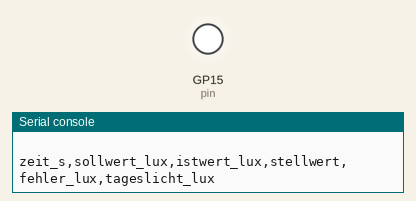
Bench run of a program on a simulated Raspberry Pi Pico running CircuitPython. Shown: output pins drawn as LEDs (lit = HIGH), the last lines printed to the serial console. Wiring (from the project's diagram.json): white LED on GP15, light sensor on GP26.

Above: at 0.05 s.
At 10.22 s:
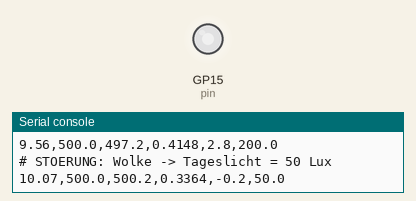
At 20.2 s:
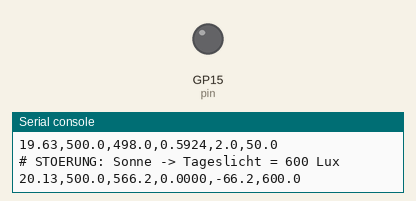
At 39.93 s:
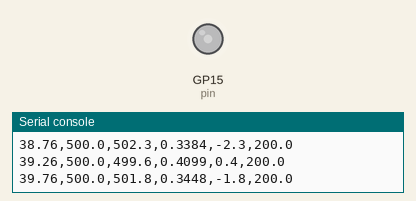
Timing chart, 0 to 40.0 s (numbered marks = the images above):
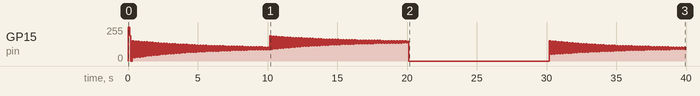

Measured:
- by itself, GP15 (pin): 0/255 → 255/255 at 0.01 s, → 188/255 0.10 s later, → 0/255 0.10 s later, → 151/255 0.10 s later, … (299 changes in this stretch)

The program:

code.py
```python
"""
Konstantlichtregelung nach VDI 3813 – mit geschlossenem Regelkreis
===================================================================

Problem in Wokwi:
  Der Fotoresistor wird über einen manuellen Slider gesteuert –
  es gibt KEINE physikalische Kopplung zwischen LED und LDR.

Lösung:
  MockUmgebung – ein Software-Streckenmodell, das den Regelkreis
  schließt. Das Modell simuliert:
    • Tageslicht (Störgröße, konfigurierbar)
    • LED-Beitrag = f(Stellwert)
    • Sensor-Messwert = Tageslicht + LED-Beitrag

  ┌─────────────────────────────────────────────────────────────┐
  │                                                             │
  │   Störgröße          ┌────────────────┐                     │
  │   (Tageslicht) ─────►│  MockUmgebung  │                     │
  │                      │  (Strecke)     │                     │
  │   Stellwert ────────►│                ├──► simulierter      │
  │                      └────────────────┘    Sensorwert (Lux) │
  │      ▲                                         │            │
  │      │                                         ▼            │
  │ ┌────────────┐    ┌───────────┐    ┌────────────────┐       │
  │ │ Aktorfkt:  │◄───│ PIDRegler │◄───│ Sensorfkt:     │       │
  │ │ Licht-     │    │           │    │ Helligkeits-   │       │
  │ │ stellen    │    └───────────┘    │ messung        │       │
  │ └────────────┘                     └────────────────┘       │
  │   GP15 (PWM)                         GP26 oder Mock         │
  └─────────────────────────────────────────────────────────────┘

Modus:
  MOCK_MODUS = True  → geschlossener Regelkreis (Software-Strecke)
  MOCK_MODUS = False → echten LDR am GP26 verwenden (manueller Slider)

CSV-Logging:
  Regelgrößen werden als CSV über die serielle Schnittstelle ausgegeben.
  → Im Wokwi Serial Monitor kopieren und als .csv speichern.

Logic Analyzer:
  PWM-Signal an GP15 wird vom Logic Analyzer aufgezeichnet.
  → Nach Simulation-Stopp wird eine VCD-Datei heruntergeladen.
  → Öffnen mit PulseView (kostenlos): https://sigrok.org/wiki/PulseView
"""

import board
import analogio
import pwmio
import time
import math

# ╔═══════════════════════════════════════════════════════════════╗
# ║  KONFIGURATION                                               ║
# ╚═══════════════════════════════════════════════════════════════╝

MOCK_MODUS = True       # True = Software-Strecke, False = echter LDR
SOLLWERT_LUX = 500.0    # Ziel-Beleuchtungsstärke [Lux]
ABTASTZEIT = 0.1        # Zykluszeit [s]
CSV_INTERVALL = 0.5     # CSV-Ausgabe alle N Sekunden


# =================================================================
# 1. PID-Regler (universell, wiederverwendbar)
# =================================================================
class PIDRegler:
    """
    Diskreter PID-Regler mit Anti-Windup (Clamping).

    Parameter:
        kp, ki, kd   : float – Reglerparameter
        output_min    : float – minimaler Stellwert (default 0.0)
        output_max    : float – maximaler Stellwert (default 1.0)
    """

    def __init__(self, kp=1.0, ki=0.0, kd=0.0,
                 output_min=0.0, output_max=1.0):
        self.kp = kp
        self.ki = ki
        self.kd = kd
        self.output_min = output_min
        self.output_max = output_max

        self._integral = 0.0
        self._letzter_fehler = None

    def reset(self):
        """Internen Zustand zurücksetzen."""
        self._integral = 0.0
        self._letzter_fehler = None

    def berechne(self, fehler, dt):
        """
        Berechnet den Stellwert für den aktuellen Zeitschritt.

        Parameter:
            fehler : float – Regeldifferenz (Sollwert - Istwert)
            dt     : float – Zeitschritt in Sekunden

        Rückgabe:
            float – begrenzter Stellwert [output_min, output_max]
        """
        if dt <= 0:
            return 0.0

        # P-Anteil
        p_anteil = self.kp * fehler

        # I-Anteil
        self._integral += fehler * dt
        i_anteil = self.ki * self._integral

        # D-Anteil
        if self._letzter_fehler is None:
            d_anteil = 0.0
        else:
            d_anteil = self.kd * (fehler - self._letzter_fehler) / dt
        self._letzter_fehler = fehler

        # Summe + Begrenzung
        stellwert = p_anteil + i_anteil + d_anteil
        stellwert_begrenzt = max(self.output_min,
                                min(self.output_max, stellwert))

        # Anti-Windup: Integral zurücknehmen bei Sättigung
        if stellwert_begrenzt != stellwert:
            self._integral -= fehler * dt

        return stellwert_begrenzt


# =================================================================
# 2. Sensorfunktion: Helligkeitsmessung (VDI 3813-2)
# =================================================================
class Helligkeitsmessung:
    """
    VDI 3813 Sensorfunktion – Erfassung der Beleuchtungsstärke.

    Parameter:
        pin         : board.Pin   – analoger Eingangspin (z.B. board.GP26)
                                    None wenn nur Mock verwendet wird
        kennlinie   : callable    – f(adc_wert) -> lux
        glaettung   : float       – Tiefpassfaktor [0..1], 1.0 = kein Filter
    """

    def __init__(self, pin=None, kennlinie=None, glaettung=0.3):
        self._adc = None
        if pin is not None:
            self._adc = analogio.AnalogIn(pin)

        self._glaettung = glaettung
        self._gefilterter_wert = None
        self._mock_wert = None  # für Mock-Modus

        if kennlinie is not None:
            self._kennlinie = kennlinie
        else:
            self._kennlinie = self._default_kennlinie

    @staticmethod
    def _default_kennlinie(adc_wert):
        """Lineare Standardkennlinie: ADC (0–65535) → Lux (0–1000)."""
        return (adc_wert / 65535) * 1000.0

    def set_mock_lux(self, lux):
        """
        Setzt einen simulierten Lux-Wert (für Mock-Modus).
        Wird von MockUmgebung aufgerufen.
        """
        self._mock_wert = lux

    @property
    def adc_rohwert(self):
        """Aktueller ADC-Rohwert (0–65535), oder None im Mock-Modus."""
        if self._adc is not None:
            return self._adc.value
        return None

    def messen(self):
        """
        Führt eine Messung durch.

        Rückgabe:
            float – Beleuchtungsstärke in Lux (geglättet)
        """
        if self._mock_wert is not None:
            # Mock-Modus: direkt den simulierten Wert verwenden
            lux = self._mock_wert
        elif self._adc is not None:
            # Echter Sensor: ADC → Kennlinie
            lux = self._kennlinie(self._adc.value)
        else:
            lux = 0.0

        # Exponentielle Glättung
        if self._gefilterter_wert is None:
            self._gefilterter_wert = lux
        else:
            a = self._glaettung
            self._gefilterter_wert = (a * lux
                                      + (1 - a) * self._gefilterter_wert)

        return self._gefilterter_wert


# =================================================================
# 3. Aktorfunktion: Lichtstellen (VDI 3813-2)
# =================================================================
class Lichtstellen:
    """
    VDI 3813 Aktorfunktion – Ansteuerung der Beleuchtung.

    Parameter:
        pin       : board.Pin  – PWM-Ausgangspin
        frequenz  : int        – PWM-Frequenz in Hz
    """

    def __init__(self, pin, frequenz=1000):
        self._pwm = pwmio.PWMOut(pin, frequency=frequenz, duty_cycle=0)
        self._stellwert = 0.0

    @property
    def stellwert(self):
        """Aktueller Stellwert (0.0–1.0)."""
        return self._stellwert

    def stellen(self, wert):
        """Setzt den Beleuchtungs-Stellwert [0.0 .. 1.0]."""
        self._stellwert = max(0.0, min(1.0, wert))
        self._pwm.duty_cycle = int(self._stellwert * 65535)

    def ausschalten(self):
        """Beleuchtung ausschalten."""
        self.stellen(0.0)


# =================================================================
# 4. MockUmgebung – Software-Streckenmodell (schließt Regelkreis)
# =================================================================
class MockUmgebung:
    """
    Simuliert die physikalische Umgebung (Strecke/Plant):
      Gesamthelligkeit = Tageslicht + LED-Beitrag

    Parameter:
        led_max_lux    : float – max. Beleuchtungsstärke der LED bei 100%
        tageslicht_lux : float – konstante Störgröße (Tageslicht)
        traegheit      : float – Zeitkonstante der Strecke [0..1]
                                 (1.0 = sofort, 0.1 = sehr träge)

    Methoden:
        aktualisiere(stellwert) → float  – gibt aktuelle Lux zurück
        set_tageslicht(lux)              – Störgröße ändern (Sprung)
    """

    def __init__(self, led_max_lux=800.0, tageslicht_lux=200.0,
                 traegheit=0.3):
        self.led_max_lux = led_max_lux
        self.tageslicht_lux = tageslicht_lux
        self.traegheit = traegheit
        self._aktuelle_helligkeit = tageslicht_lux

    def set_tageslicht(self, lux):
        """Störgröße (Tageslicht) ändern – simuliert z.B. Wolke."""
        self.tageslicht_lux = lux

    def aktualisiere(self, stellwert):
        """
        Berechnet die aktuelle Beleuchtungsstärke.

        Parameter:
            stellwert : float – aktueller LED-Stellwert [0..1]

        Rückgabe:
            float – gemessene Beleuchtungsstärke [Lux]
        """
        # Ziel-Helligkeit = Tageslicht + LED-Anteil
        ziel = self.tageslicht_lux + stellwert * self.led_max_lux

        # PT1-Verhalten (Trägheit des Raums / Sensors)
        a = self.traegheit
        self._aktuelle_helligkeit = (
            a * ziel + (1 - a) * self._aktuelle_helligkeit
        )

        return self._aktuelle_helligkeit


# =================================================================
# 5. CSV-Logger – Datenaufzeichnung über Serial
# =================================================================
class CSVLogger:
    """
    Gibt Regelgrößen als CSV über die serielle Schnittstelle aus.

    Verwendung:
        logger = CSVLogger()
        logger.kopfzeile()        # einmalig am Anfang
        logger.zeile(t, soll, ist, stell, fehler)
    """

    SPALTEN = ("zeit_s", "sollwert_lux", "istwert_lux",
               "stellwert", "fehler_lux", "tageslicht_lux")

    def __init__(self, trennzeichen=","):
        self._trz = trennzeichen

    def kopfzeile(self):
        """Gibt die CSV-Kopfzeile aus."""
        print(self._trz.join(self.SPALTEN))

    def zeile(self, zeit, sollwert, istwert, stellwert,
              fehler, tageslicht=0.0):
        """Gibt eine CSV-Datenzeile aus."""
        print(self._trz.join([
            f"{zeit:.2f}",
            f"{sollwert:.1f}",
            f"{istwert:.1f}",
            f"{stellwert:.4f}",
            f"{fehler:.1f}",
            f"{tageslicht:.1f}",
        ]))


# =================================================================
# 6. Anwendungsfunktion: Konstantlichtregelung (VDI 3813-2)
# =================================================================
class Konstantlichtregelung:
    """
    VDI 3813 Anwendungsfunktion – Konstantlichtregelung.

    Parameter:
        sensor   : Helligkeitsmessung
        aktor    : Lichtstellen
        regler   : PIDRegler
        sollwert : float – Soll-Beleuchtungsstärke [Lux]
        umgebung : MockUmgebung oder None (für echten Sensor)
    """

    def __init__(self, sensor, aktor, regler, sollwert=500.0,
                 umgebung=None):
        self.sensor = sensor
        self.aktor = aktor
        self.regler = regler
        self.sollwert = sollwert
        self.umgebung = umgebung

        self._aktiv = True
        self._letzte_zeit = None

    @property
    def aktiv(self):
        return self._aktiv

    @aktiv.setter
    def aktiv(self, wert):
        self._aktiv = wert
        if not wert:
            self.aktor.ausschalten()
            self.regler.reset()
            self._letzte_zeit = None

    def schritt(self):
        """
        Führt einen Regelschritt durch.

        Rückgabe:
            tuple(istwert, stellwert, fehler)
        """
        if not self._aktiv:
            return 0.0, 0.0, 0.0

        # Zeitschritt bestimmen
        jetzt = time.monotonic()
        if self._letzte_zeit is None:
            dt = 0.1
        else:
            dt = jetzt - self._letzte_zeit
        self._letzte_zeit = jetzt

        # Mock-Umgebung: Strecke aktualisieren → Sensorwert setzen
        if self.umgebung is not None:
            sim_lux = self.umgebung.aktualisiere(self.aktor.stellwert)
            self.sensor.set_mock_lux(sim_lux)

        # Istwert messen
        istwert = self.sensor.messen()

        # Regeldifferenz + Stellwert berechnen
        fehler = self.sollwert - istwert
        stellwert = self.regler.berechne(fehler, dt)

        # Aktor ansteuern
        self.aktor.stellen(stellwert)

        return istwert, stellwert, fehler


# =================================================================
# 7. Hauptprogramm – Zusammenbau und Regelschleife
# =================================================================

def main():
    print()
    print("=" * 55)
    print("  Konstantlichtregelung nach VDI 3813")
    print(f"  Modus: {'MOCK (Software-Strecke)' if MOCK_MODUS else 'ECHT (LDR an GP26)'}")
    print("=" * 55)

    # --- Kennlinie (Studierende können anpassen) ---
    def meine_kennlinie(adc_wert):
        """Beispiel: linear 0–65535 → 0–1000 Lux."""
        return (adc_wert / 65535) * 1000.0

    # --- Komponenten instanziieren ---

    if MOCK_MODUS:
        # Mock: Sensor ohne Hardware-Pin
        sensor = Helligkeitsmessung(
            pin=None,
            kennlinie=meine_kennlinie,
            glaettung=0.4,
        )
        # Streckenmodell
        umgebung = MockUmgebung(
            led_max_lux=800.0,      # LED schafft max. 800 Lux
            tageslicht_lux=200.0,   # Start: 200 Lux Tageslicht
            traegheit=0.3,          # PT1-Trägheit
        )
    else:
        # Echt: LDR an GP26
        sensor = Helligkeitsmessung(
            pin=board.GP26,
            kennlinie=meine_kennlinie,
            glaettung=0.2,
        )
        umgebung = None

    # Aktorfunktion: LED an GP15
    aktor = Lichtstellen(pin=board.GP15, frequenz=1000)

    # PID-Regler
    regler = PIDRegler(
        kp=0.008,
        ki=0.003,
        kd=0.001,
        output_min=0.0,
        output_max=1.0,
    )

    # Anwendungsfunktion
    regelung = Konstantlichtregelung(
        sensor=sensor,
        aktor=aktor,
        regler=regler,
        sollwert=SOLLWERT_LUX,
        umgebung=umgebung,
    )

    # --- Info ausgeben ---
    print(f"  Sollwert:   {regelung.sollwert} Lux")
    print(f"  PID:        Kp={regler.kp}, Ki={regler.ki}, Kd={regler.kd}")
    if umgebung:
        print(f"  Tageslicht: {umgebung.tageslicht_lux} Lux (Start)")
        print(f"  LED max:    {umgebung.led_max_lux} Lux")
    print("=" * 55)
    print()

    # --- CSV-Logger ---
    logger = CSVLogger(trennzeichen=",")
    logger.kopfzeile()

    # --- Regelschleife ---
    start = time.monotonic()
    letzter_csv = start

    while True:
        istwert, stellwert, fehler = regelung.schritt()

        jetzt = time.monotonic()
        vergangen = jetzt - start

        # === Störgrößen-Sprung simulieren (nur Mock) ===
        # Nach 10s: Wolke → Tageslicht sinkt auf 50 Lux
        # Nach 20s: Sonne → Tageslicht steigt auf 600 Lux
        # Nach 30s: Normal → zurück auf 200 Lux
        if umgebung is not None:
            if 10.0 <= vergangen < 10.1:
                umgebung.set_tageslicht(50.0)
                print("# STOERUNG: Wolke -> Tageslicht = 50 Lux")
            elif 20.0 <= vergangen < 20.1:
                umgebung.set_tageslicht(600.0)
                print("# STOERUNG: Sonne -> Tageslicht = 600 Lux")
            elif 30.0 <= vergangen < 30.1:
                umgebung.set_tageslicht(200.0)
                print("# STOERUNG: Normal -> Tageslicht = 200 Lux")

        # CSV-Zeile ausgeben
        if (jetzt - letzter_csv) >= CSV_INTERVALL:
            tageslicht = umgebung.tageslicht_lux if umgebung else 0.0
            logger.zeile(
                zeit=vergangen,
                sollwert=regelung.sollwert,
                istwert=istwert,
                stellwert=stellwert,
                fehler=fehler,
                tageslicht=tageslicht,
            )
            letzter_csv = jetzt

        time.sleep(ABTASTZEIT)


# Start
main()
```
